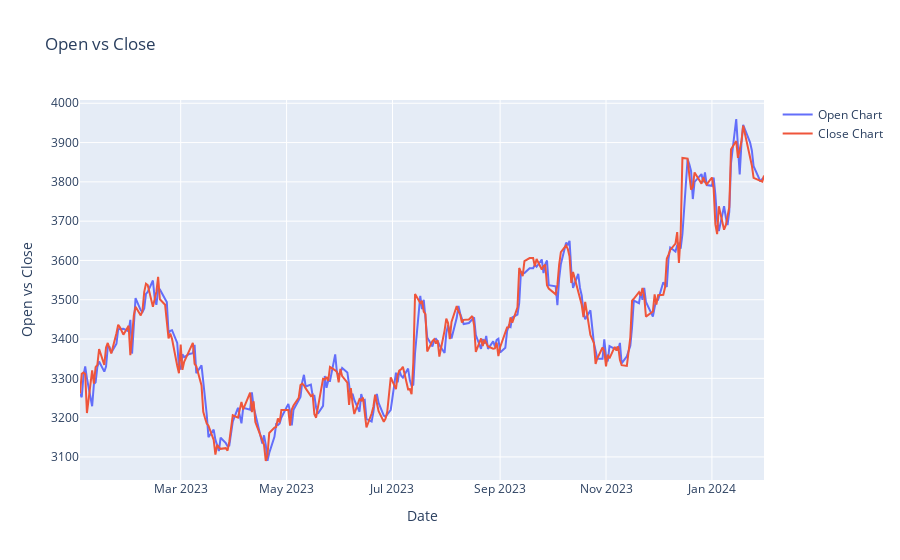

Here is the notebook cell this chart was saved with:
### Code cell
fn.multiple_line_chart(dataframe=df,feature1='Open',feature2='Close',name1='Open Chart',name2='Close Chart')

### Figure 1 — Plotly figure (JSON) as saved in the notebook; plotly's stock layout.template omitted (floating-point values rounded to 4 significant figures; data arrays with more than 128 entries replaced by an {"elided": "..."} marker saying what was removed)
{"data": [{"mode": "lines", "name": "Open Chart", "type": "scatter", "x": {"elided": "266 str values"}, "y": {"elided": "266 float values"}}, {"mode": "lines", "name": "Close Chart", "type": "scatter", "x": {"elided": "266 str values"}, "y": {"elided": "266 float values"}}], "layout": {"title": {"text": "Open vs Close"}, "xaxis": {"title": {"text": "Date"}}, "yaxis": {"title": {"text": "Open vs Close"}}}}
